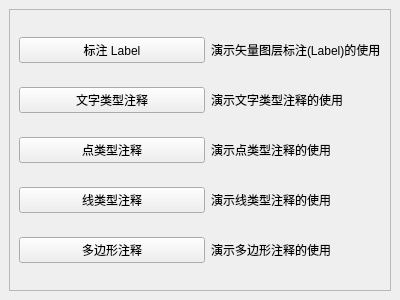
<?xml version="1.0" encoding="UTF-8"?>
<ui version="4.0">
 <class>AnnotationDockWidget</class>
 <widget class="QDockWidget" name="AnnotationDockWidget">
  <property name="geometry">
   <rect>
    <x>0</x>
    <y>0</y>
    <width>400</width>
    <height>300</height>
   </rect>
  </property>
  <property name="minimumSize">
   <size>
    <width>300</width>
    <height>107</height>
   </size>
  </property>
  <property name="windowTitle">
   <string>标注和注记测试</string>
  </property>
  <widget class="QWidget" name="dockWidgetContents">
   <layout class="QGridLayout" name="gridLayout">
    <item row="0" column="0">
     <widget class="QScrollArea" name="scrollArea">
      <property name="widgetResizable">
       <bool>true</bool>
      </property>
      <widget class="QWidget" name="scrollAreaWidgetContents">
       <property name="geometry">
        <rect>
         <x>0</x>
         <y>0</y>
         <width>380</width>
         <height>261</height>
        </rect>
       </property>
       <layout class="QGridLayout" name="gridLayout_2" columnstretch="1,0">
        <item row="4" column="1">
         <widget class="QLabel" name="label">
          <property name="text">
           <string>演示多边形注释的使用</string>
          </property>
         </widget>
        </item>
        <item row="1" column="0">
         <widget class="QPushButton" name="pushButton_annotationText">
          <property name="text">
           <string>文字类型注释</string>
          </property>
         </widget>
        </item>
        <item row="1" column="1">
         <widget class="QLabel" name="label_3">
          <property name="text">
           <string>演示文字类型注释的使用</string>
          </property>
         </widget>
        </item>
        <item row="2" column="0">
         <widget class="QPushButton" name="pushButton_annotationPoint">
          <property name="text">
           <string>点类型注释</string>
          </property>
         </widget>
        </item>
        <item row="2" column="1">
         <widget class="QLabel" name="label_4">
          <property name="text">
           <string>演示点类型注释的使用</string>
          </property>
         </widget>
        </item>
        <item row="0" column="1">
         <widget class="QLabel" name="label_2">
          <property name="text">
           <string>演示矢量图层标注(Label)的使用</string>
          </property>
         </widget>
        </item>
        <item row="0" column="0">
         <widget class="QPushButton" name="pushButton_Label">
          <property name="text">
           <string>标注 Label</string>
          </property>
         </widget>
        </item>
        <item row="4" column="0">
         <widget class="QPushButton" name="pushButton_annotationPolygon">
          <property name="text">
           <string>多边形注释</string>
          </property>
         </widget>
        </item>
        <item row="3" column="0">
         <widget class="QPushButton" name="pushButton_annotationLine">
          <property name="text">
           <string>线类型注释</string>
          </property>
         </widget>
        </item>
        <item row="3" column="1">
         <widget class="QLabel" name="label_5">
          <property name="text">
           <string>演示线类型注释的使用</string>
          </property>
         </widget>
        </item>
       </layout>
      </widget>
     </widget>
    </item>
   </layout>
  </widget>
 </widget>
 <resources/>
 <connections/>
</ui>
